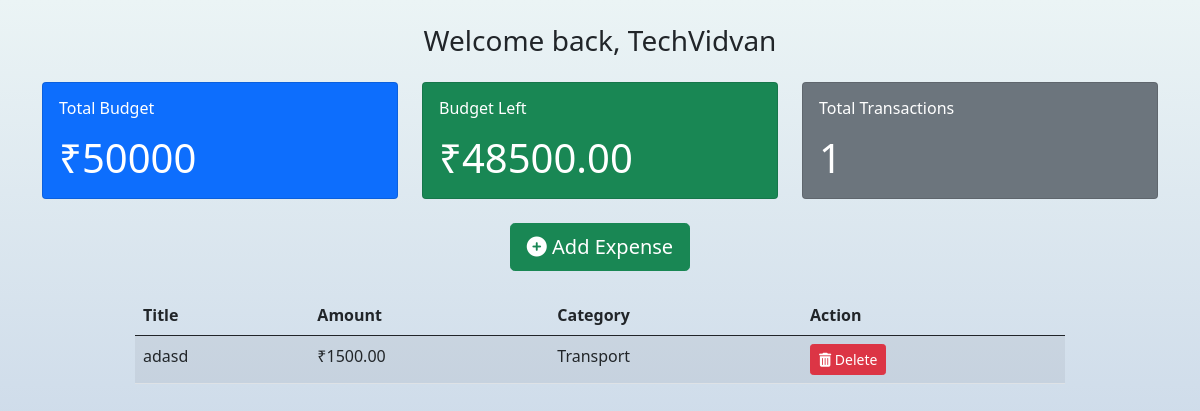
The page /aman-bind (signed in) on the database its author committed.
### budget/models.py (models this page shows, shortened)
class Project(models.Model):
    name = models.CharField(max_length=100)
    slug = models.SlugField(max_length=100,unique=True,blank=True)
    budget = models.IntegerField()
    def budget_left(self):
        expense_list = Expense.objects.filter(project= self)
        total_expense_amount =0
        for expense in expense_list:
            total_expense_amount += expense.amount
        return self.budget- total_expense_amount
    def total_transactions(self):
        expense_list = Expense.objects.filter(project= self)
        return len(expense_list)

class Expense(models.Model):
    project = models.ForeignKey(Project, on_delete=models.CASCADE, related_name='expenses')
    title = models.CharField(max_length=100)
    amount = models.DecimalField( max_digits=8, decimal_places=2)
    category = models.ForeignKey(Category, on_delete=models.CASCADE)
    class Meta:
        ordering = ('-amount',)

class Category(models.Model):
    project = models.ForeignKey(Project, on_delete=models.CASCADE)
    name = models.CharField(max_length=100)

### budget/views.py (the view, shortened to what this page needs)
# urls.py: path('<slug:project_slug>',views.project_detail,name='detail'),
def project_detail(request, project_slug):
    project = get_object_or_404(Project,slug=project_slug)
    if request.method == 'GET':
        category_list = Category.objects.filter(project=project)
        return render(request,'budget/project-detail.html',{'project':project, 'expense_list': project.expenses.all(), 'category_list':category_list})
    elif request.method == 'DELETE':
        id = json.loads(request.body)['id']
        expense = get_object_or_404(Expense,id =id)
        expense.delete()
        return HttpResponse('')
    return HttpResponseRedirect(project_slug)

### budget/templates/budget/project-detail.html (shortened to what this page needs)
{% extends 'budget/base.html' %}
{% load static %}
{% block content %}
<br>
<h3 class="text-center font-weight-bold mb-4">Welcome back, {{ user.username }}</h3>
<div class="container">
    <div class="row mb-4">
        <div class="col-md-4">
            <div class="card bg-primary text-white">
                <div class="card-body">
                    <h6 class="card-title font-weight-bold mb-3">Total Budget</h6>
                    <h1 class="card-text font-weight-bold mb-0">₹{{ project.budget }}</h1>
                </div>
            </div>
        </div>
        <div class="col-md-4">
            <div class="card bg-success text-white">
                <div class="card-body">
                    <h6 class="card-title font-weight-bold mb-3">Budget Left</h6>
                    {% if project.budget_left > 0 %}
                    <h1 class="card-text font-weight-bold mb-0">₹{{ project.budget_left }}</h1>
                    {% elif project.budget_left == 0 %}
                    <h1 class="card-text font-weight-bold mb-0">₹{{ project.budget_left }}</h1>
                    {% else %}
                    <h1 class="card-text font-weight-bold mb-0">₹{{ project.budget_left }}</h1>
                    {% endif %}
                </div>
            </div>
        </div>
        <div class="col-md-4">
            <div class="card bg-secondary text-white">
                <div class="card-body">
                    <h6 class="card-title font-weight-bold mb-3">Total Transactions</h6>
                    <h1 class="card-text font-weight-bold mb-0">{{ project.total_transactions }}</h1>
                </div>
            </div>
        </div>
    </div>
    <center>
    <div class="row mb-4">
        <div class="col-md-12">
            <button class="btn btn-success btn-lg float-right modal-trigger" href="#expenseModal" data-toggle="modal" data-target="#expenseModal">
                <i class="fas fa-plus-circle mr-2"></i>
                Add Expense
            </button>
        </div>
    </div>
    </center>
<center>
    <div class="column">
        <div class="col-md-10">
            <table class="table table-striped table-hover">
                <thead>
                    <tr>
                        <th>Title</th>
                        <th>Amount</th>
                        <th>Category</th>
                        <th>Action</th>
                    </tr>
                </thead>
                <tbody>
                    {% for expense in expense_list %}
                    <tr id="{{ expense.id }}">
                        <td>{{ expense.title }}</td>
                        <td>₹{{ expense.amount }}</td>
                        <td>{{ expense.category.name }}</td>
                        <td>
                            <button class="btn btn-sm btn-danger" onclick="deleteExpense(this)" data-id="{{ expense.id }}">
                                <i class="fas fa-trash-alt"></i>
                                Delete
                            </button>
                        </td>
                    </tr>
                    {% endfor %}
                </tbody>
            </table>
        </div>
    </div>
</div>
{% endblock content %}

### budget/templates/budget/base.html (style rules this page uses)
body { background: linear-gradient(180deg, #ebf4f5, #b5c6e0); background-size: 100% 100%; background-repeat: no-repeat; background-attachment: fixed; background-position: center; background-size: cover; }

### rows shown on the page
Project: budget "50000", budget_left "48500.00", total_transactions "1"
Expense: title "adasd", amount "1500.00", category.name "Transport"

### other values the page prints
{{ user.username }} "TechVidvan"
